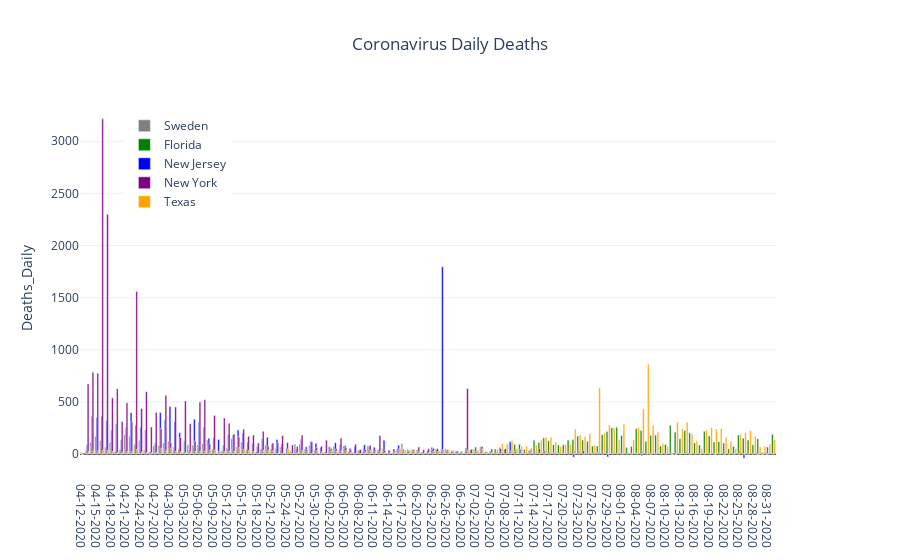

The notebook cell saved with this chart:
### Code cell
fig = make_subplots(specs=[[{'secondary_y':True}]])
for mycountry in countries_list:
    fig.add_trace(go.Bar(x=country_df[country_df['Country_Region']==mycountry]['Date'],
                               y=country_df[country_df['Country_Region']==mycountry]['Deaths_Daily'],
                               name = rename_dict[mycountry],
                               marker = {'color':colors_dict[mycountry]},width = 0.35),
                  secondary_y = False)
fig.update_layout(showlegend = True,
                legend= dict(x=0.06,y=0.97),
                title='Coronavirus Daily Deaths',
                title_x= 0.5,
                yaxis={'title':'Deaths_Daily',
                       'zeroline':True,'zerolinecolor':'#000000','zerolinewidth':2.0},
                template='plotly_white')
fig.show()
fig.write_image(r'C:\__YOUTUBE__\__POLITICS__\Coronavirus\outputdata\5-CV_Daily_Deaths.png',width = 852,height = 480)

### Figure 1 — Plotly figure (JSON) as saved in the notebook; plotly's stock layout.template omitted (floating-point values rounded to 4 significant figures; data arrays with more than 128 entries replaced by an {"elided": "..."} marker saying what was removed)
{"data": [{"marker": {"color": "grey"}, "name": "Sweden", "type": "bar", "width": 0.35, "x": {"elided": "143 str values"}, "xaxis": "x", "y": {"elided": "143 int values"}, "yaxis": "y"}, {"marker": {"color": "green"}, "name": "Florida", "type": "bar", "width": 0.35, "x": {"elided": "143 str values"}, "xaxis": "x", "y": {"elided": "143 int values"}, "yaxis": "y"}, {"marker": {"color": "blue"}, "name": "New Jersey", "type": "bar", "width": 0.35, "x": {"elided": "143 str values"}, "xaxis": "x", "y": {"elided": "143 int values"}, "yaxis": "y"}, {"marker": {"color": "purple"}, "name": "New York", "type": "bar", "width": 0.35, "x": {"elided": "143 str values"}, "xaxis": "x", "y": {"elided": "143 int values"}, "yaxis": "y"}, {"marker": {"color": "orange"}, "name": "Texas", "type": "bar", "width": 0.35, "x": {"elided": "143 str values"}, "xaxis": "x", "y": {"elided": "143 int values"}, "yaxis": "y"}], "layout": {"legend": {"x": 0.06, "y": 0.97}, "showlegend": true, "title": {"text": "Coronavirus Daily Deaths", "x": 0.5}, "xaxis": {"anchor": "y", "domain": [0, 0.94]}, "yaxis": {"anchor": "x", "domain": [0, 1], "title": {"text": "Deaths_Daily"}, "zeroline": true, "zerolinecolor": "#000000", "zerolinewidth": 2}, "yaxis2": {"anchor": "x", "overlaying": "y", "side": "right"}}}
